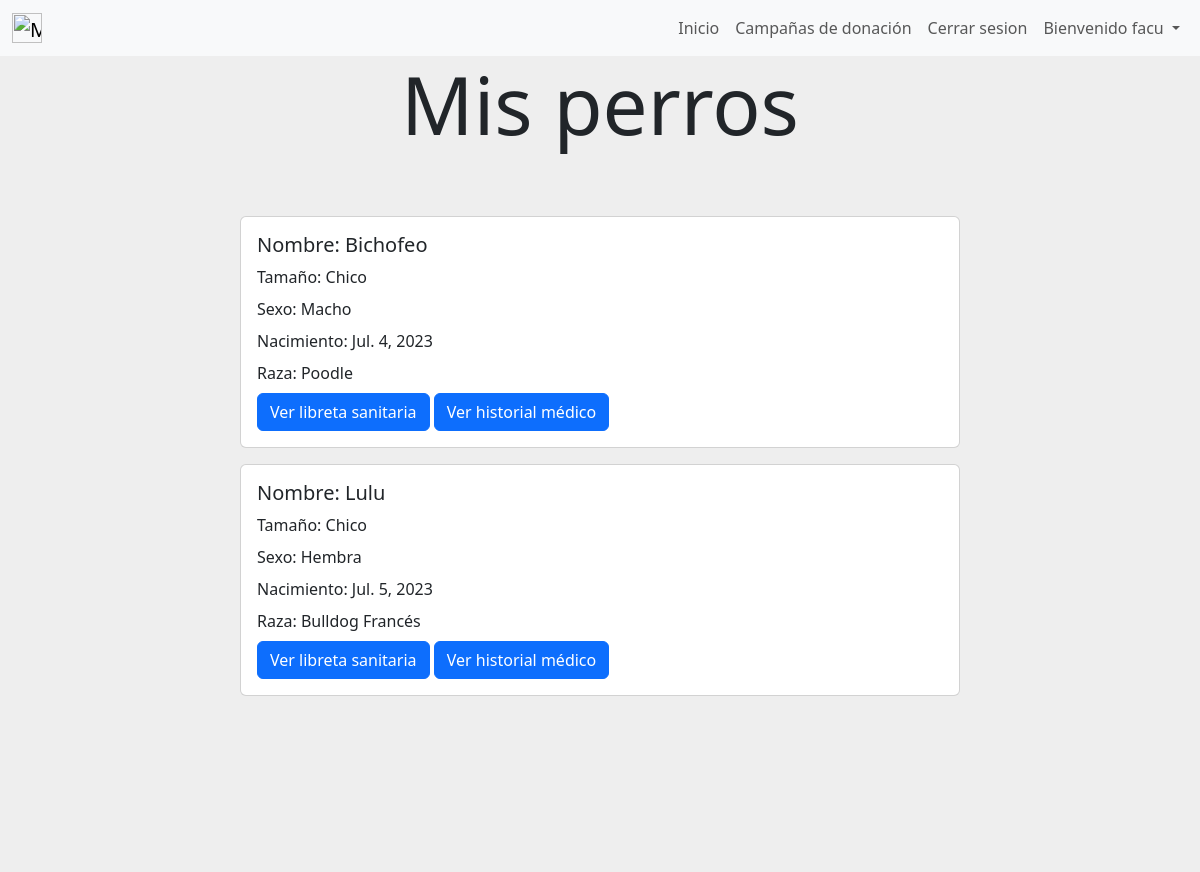
Before: /mis_perros (signed in) with the older database file.
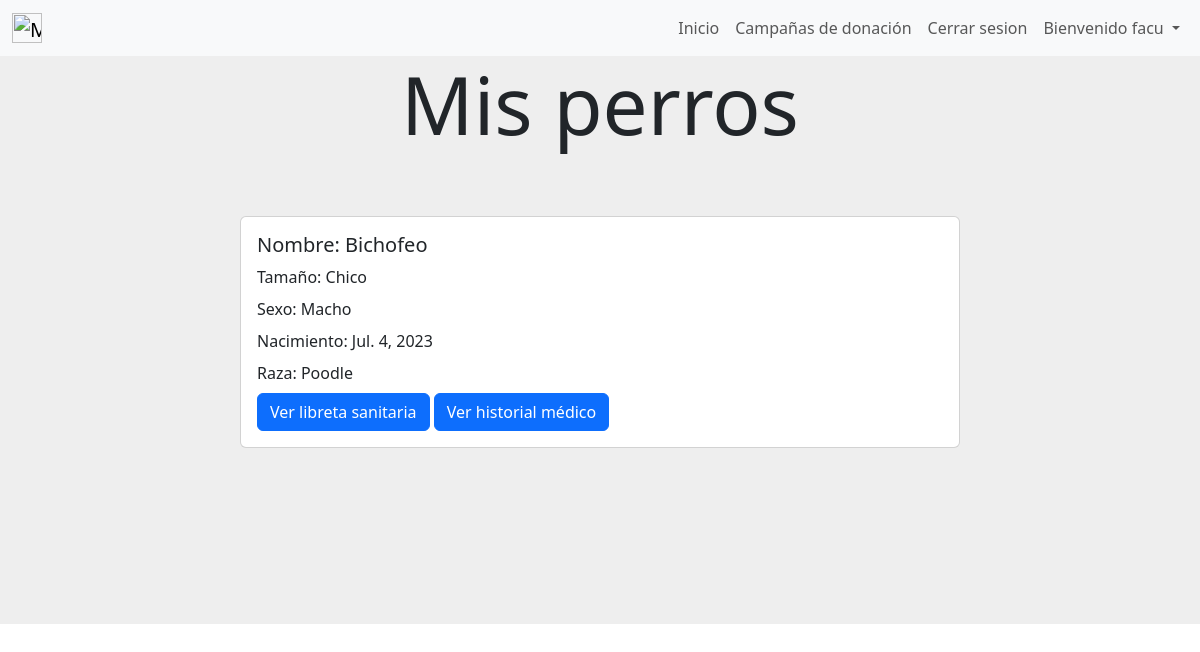
After: the same page with the newer database file.
### gestion_de_mascotas/models.py (models this page shows, shortened)
class Perro(models.Model):
    nombre = models.CharField(verbose_name="Nombre",max_length=30)
    size = models.CharField(verbose_name="Tamaño", max_length=50)
    owner = models.ForeignKey(User, on_delete=models.CASCADE)
    raza = models.ForeignKey(Raza, on_delete=models.CASCADE, default=None, null=True)
    sexo = models.CharField(max_length=30,null=True, default=None)
    nacimiento = models.DateField()
    class Meta:
        unique_together = (('nombre', 'owner'))
        verbose_name='perro'
        verbose_name_plural='perros'

class Raza(models.Model):
    nombre = models.CharField(max_length=50)
    class Meta():
        verbose_name = "Raza"
        verbose_name_plural = "Razas"
    def __str__(self) :
        return self.nombre

### gestion_de_mascotas/views.py (the view)
# urls.py: path('mis_perros',views.mis_perros, name= "mis_perros"),
def mis_perros (request) :
    mis_perros=Perro.objects.filter(owner = request.user)
    return render(request,"gestion_de_mascotas/mis_perros.html",{"mis_perros":mis_perros})

### gestion_de_mascotas/templates/gestion_de_mascotas/mis_perros.html
{% extends "gestion_de_usuarios/base.html" %}
{% block content %}
{% if user.is_authenticated %}
<div style="background-color:#eee;height: 20%;text-align: center;">
    <h1 class="display-1">Mis perros</h1>
</div>
{% if mis_perros.count == 0 %}
<div style="background-color: #eee;background-position: center;background-size: cover; align-items: center;justify-content: center;display: flex;">
    <div class="card mb-3 element-home-color" style="width: 60%;">
        <div class="row g-0">
            <div class="card">
                <div class="card-body">
                    Aún no tienes ningún perro agregado.
                </div>
            </div>
        </div>
    </div>
</div>
{% else %}
        {% for perro in mis_perros %}
        <div style="background-color: #eee;background-position: center;background-size: cover; align-items: center;justify-content: center;display: flex;">
            <div class="card mb-3 element-home-color" style="width: 60%;">
                <div class="row g-0">
                <div class="col-md-8">
                    <div class="card-body">
                    <h5 class="card-title">Nombre: {{perro.nombre}}</h5>
                    <p class="card-title">Tamaño: {{perro.size}}</p>
                    <p class="card-title">Sexo: {{perro.sexo}}</p>
                    <p class="card-title">Nacimiento: {{perro.nacimiento}}</p>
                    <p class="card-title">Raza: {{perro.raza}}</p>
                    <a href ="{% url 'ver_libreta_sanitaria' perro.id %}" class="btn btn-primary" style="color:white;">Ver libreta sanitaria</a>
                    <a href ="{% url 'ver_historial_medico' perro.id %}" class="btn btn-primary" style="color:white;">Ver historial médico</a>
                    </div>
                </div>
                </div>
            </div>
        </div>
        {% endfor %}
<div style="background-color:#eee;height: 20%;">
</div>
{% endif %}
{% else %}
    <img src="https://st.depositphotos.com/31068556/51146/v/600/depositphotos_511461970-stock-illustration-concept-design-of-an-empty.jpg" class="img-fluid rounded-start" alt="..." style="border-radius: 4px;">
{% endif %}
{% endblock %}

Changed rows visible on the page:
removed Perro: nombre "Lulu", size "Chico", sexo "Hembra", nacimiento "Jul. 5, 2023", raza "Bulldog Francés"
